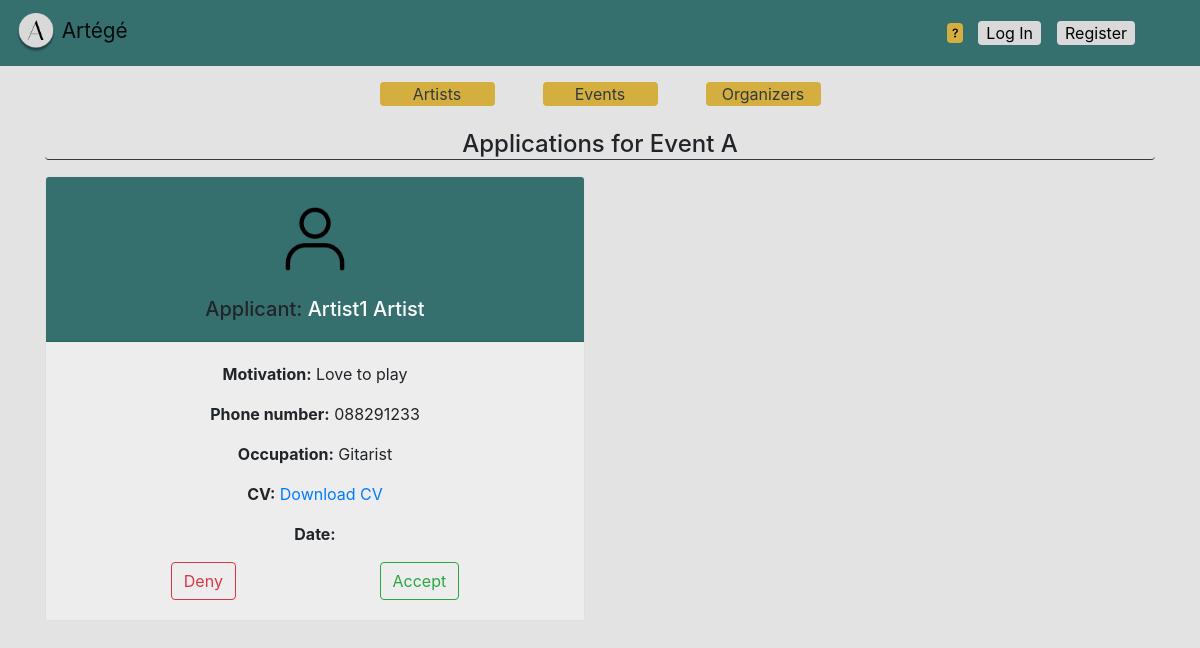
/event_applications/2/, run on the app's committed database.
### project_app/models.py (models this page shows)
class Event(models.Model):
    title = models.CharField(max_length=255)
    location = models.CharField(max_length=255)
    image = models.ImageField(upload_to="events", default="events/event1.jpg")
    date = models.DateTimeField()
    description = models.CharField(max_length=300, default="Description for event. Lorem ipsum dolor sit amet, consectetur adipiscing elit, sed do eiusmod tempor... ")
    available_tickets = models.IntegerField()
    ticket_price = models.IntegerField(default=10)
    artists = models.ManyToManyField(AppUser, related_name="artists")
    organizer = models.ForeignKey(AppUser, related_name="organizer", on_delete=models.CASCADE)

class Application(models.Model):
    motivation = models.CharField(max_length=400)
    cv = models.FileField(upload_to="cover_letters")
    occupation = models.CharField(max_length=255)
    apply_date = models.DateTimeField(auto_now_add=True)
    phone_number = models.CharField(max_length=255)
    status = models.CharField(max_length=150, default="Waiting")
    event = models.ForeignKey(Event, on_delete=models.CASCADE)
    artist = models.ForeignKey(AppUser, on_delete=models.CASCADE)

class AppUser(AbstractUser):
    phone_number = models.CharField(max_length=255)
    bio = models.CharField(max_length=400)
    is_organizer = models.BooleanField(default=False)
    is_artist = models.BooleanField(default=False)
    image = models.ImageField(upload_to="users", default="users/person.png")

### project_app/views.py (the view)
# urls.py: path('event_applications/<int:event_id>/', views.event_applications, name="event_applications"),
def event_applications(request, event_id):
    event = Event.objects.get(id=event_id)
    apps = Application.objects.filter(event=event)
    if request.method == 'GET':
        return render(request, 'event_applications.html', {"applications": apps, "event": event})

### project_app/templates/event_applications.html
{% extends "base_generic.html" %} {% block content %}
<div class="container">
    <h4 class="text-center mb-3 mt-4 border-dark border-bottom rounded">Applications for {{event.title}}</h4>
    <div class="row row-cols-1 row-cols-md-2 g-4">
{% for app in applications %}
<div class="col mb-4">
    <div class="card rounded-lg text-center">
        <div class="card-header main-color">
             <img src="{{ MEDIA_URL }}{{ app.artist.image.url }}" class="" alt="Profile image" style="max-width: 100px; height: auto;">
            <h5 class="mt-2">Applicant: <span class="text-white">{{app.artist.first_name}} {{app.artist.last_name}}</span></h5>
        </div>
        <div class="card-body light-grey">
            <p class="card-text"><span class="font-weight-bold">Motivation:</span> {{app.motivation}}</p>
            <p class="card-text"><span class="font-weight-bold">Phone number:</span> {{app.phone_number}}</p>
            <p class="card-text"><span class="font-weight-bold">Occupation:</span> {{app.occupation}}</p>
            <p class="card-text"><span class="font-weight-bold">CV:</span> <a href="{{ MEDIA_URL }}{{app.cv.url}}">Download CV</a></p>
            <p class="card-text"><span class="font-weight-bold">Date:</span> {{app.date}}</p>
            <div class="row justify-content-around px-5">
            <a href="{% url 'deny_application' app.id %}" class="btn btn-outline-danger">Deny</a>
             <a href="{% url 'accept_application' app.id %}" class="btn btn-outline-success bottom-right">Accept</a>
        </div>
        </div>
    </div>
</div>
{% endfor %}
    </div>
</div>
    {% endblock %}

### project_app/static/css/main.css (style rules this page uses)
.main-color { background-color: #35706F; }
.grey { background-color: #e3e3e3; }
.light-grey { background-color: #ededed; }

### data on the page
Event: title "Event A"
Application: artist.image (picture), artist.first_name "Artist1", artist.last_name "Artist", motivation "Love to play", phone_number "088291233", occupation "Gitarist"
